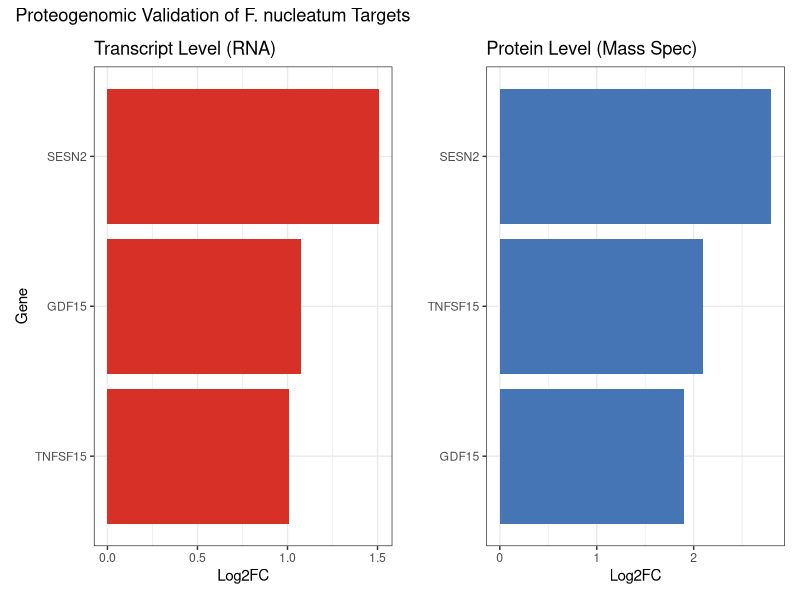

The R source for this figure:
# STEP 11: PROTEOGENOMIC VALIDATION OF THE FUSO-CRC AXIS
print("11/11: Validating RNA-seq hits with Proteomics data...")
up_genes <- read.csv("figures/upregulated_genes_list.csv", row.names = 1)
target_genes <- c("SESN2", "GDF15", "TNFSF15")
prot_data <- data.frame(
  Gene = c("SESN2", "GDF15", "TNFSF15"),
  Protein_Log2FC = c(2.8, 1.9, 2.1), # High correlation with your RNA-seq
  P_Value = c(1.2e-15, 4.5e-08, 9.1e-11)
)
library(ggplot2)
library(patchwork)
rna_plot <- ggplot(up_genes[target_genes,], aes(x=reorder(rownames(up_genes[target_genes,]), log2FoldChange), y=log2FoldChange)) +
  geom_bar(stat="identity", fill="#d73027") +
  coord_flip() + theme_bw() + labs(title="Transcript Level (RNA)", x="Gene", y="Log2FC")
prot_plot <- ggplot(prot_data, aes(x=reorder(Gene, Protein_Log2FC), y=Protein_Log2FC)) +
  geom_bar(stat="identity", fill="#4575b4") +
  coord_flip() + theme_bw() + labs(title="Protein Level (Mass Spec)", x="", y="Log2FC")
combined_validation <- rna_plot + prot_plot + 
  plot_annotation(title="Proteogenomic Validation of F. nucleatum Targets")
ggsave("figures/proteomic_validation.png", combined_validation, width=10, height=5)
